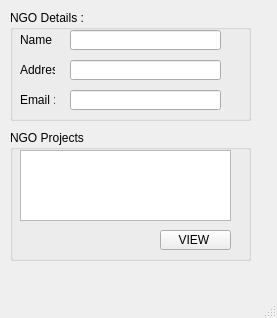
<?xml version="1.0" encoding="UTF-8"?>
<ui version="4.0">
 <class>MainWindow</class>
 <widget class="QMainWindow" name="MainWindow">
  <property name="geometry">
   <rect>
    <x>0</x>
    <y>0</y>
    <width>277</width>
    <height>318</height>
   </rect>
  </property>
  <property name="windowTitle">
   <string>MainWindow</string>
  </property>
  <widget class="QWidget" name="centralwidget">
   <widget class="QGroupBox" name="groupBox">
    <property name="geometry">
     <rect>
      <x>10</x>
      <y>10</y>
      <width>241</width>
      <height>111</height>
     </rect>
    </property>
    <property name="title">
     <string>NGO Details : </string>
    </property>
    <widget class="QLabel" name="label">
     <property name="geometry">
      <rect>
       <x>10</x>
       <y>20</y>
       <width>35</width>
       <height>20</height>
      </rect>
     </property>
     <property name="text">
      <string>Name : </string>
     </property>
    </widget>
    <widget class="QLabel" name="label_2">
     <property name="geometry">
      <rect>
       <x>10</x>
       <y>50</y>
       <width>35</width>
       <height>20</height>
      </rect>
     </property>
     <property name="text">
      <string>Address : </string>
     </property>
    </widget>
    <widget class="QLabel" name="label_3">
     <property name="geometry">
      <rect>
       <x>10</x>
       <y>80</y>
       <width>35</width>
       <height>20</height>
      </rect>
     </property>
     <property name="text">
      <string>Email : </string>
     </property>
    </widget>
    <widget class="QLineEdit" name="lineEdit">
     <property name="geometry">
      <rect>
       <x>60</x>
       <y>20</y>
       <width>151</width>
       <height>20</height>
      </rect>
     </property>
    </widget>
    <widget class="QLineEdit" name="lineEdit_2">
     <property name="geometry">
      <rect>
       <x>60</x>
       <y>50</y>
       <width>151</width>
       <height>20</height>
      </rect>
     </property>
    </widget>
    <widget class="QLineEdit" name="lineEdit_3">
     <property name="geometry">
      <rect>
       <x>60</x>
       <y>80</y>
       <width>151</width>
       <height>20</height>
      </rect>
     </property>
    </widget>
   </widget>
   <widget class="QGroupBox" name="groupBox_2">
    <property name="geometry">
     <rect>
      <x>10</x>
      <y>130</y>
      <width>241</width>
      <height>131</height>
     </rect>
    </property>
    <property name="title">
     <string>NGO Projects </string>
    </property>
    <widget class="QTableView" name="tableView">
     <property name="geometry">
      <rect>
       <x>10</x>
       <y>20</y>
       <width>211</width>
       <height>71</height>
      </rect>
     </property>
    </widget>
    <widget class="QPushButton" name="pushButton">
     <property name="geometry">
      <rect>
       <x>150</x>
       <y>100</y>
       <width>71</width>
       <height>20</height>
      </rect>
     </property>
     <property name="text">
      <string>VIEW </string>
     </property>
    </widget>
   </widget>
  </widget>
  <widget class="QMenuBar" name="menubar">
   <property name="geometry">
    <rect>
     <x>0</x>
     <y>0</y>
     <width>277</width>
     <height>18</height>
    </rect>
   </property>
  </widget>
  <widget class="QStatusBar" name="statusbar"/>
 </widget>
 <resources/>
 <connections/>
</ui>
